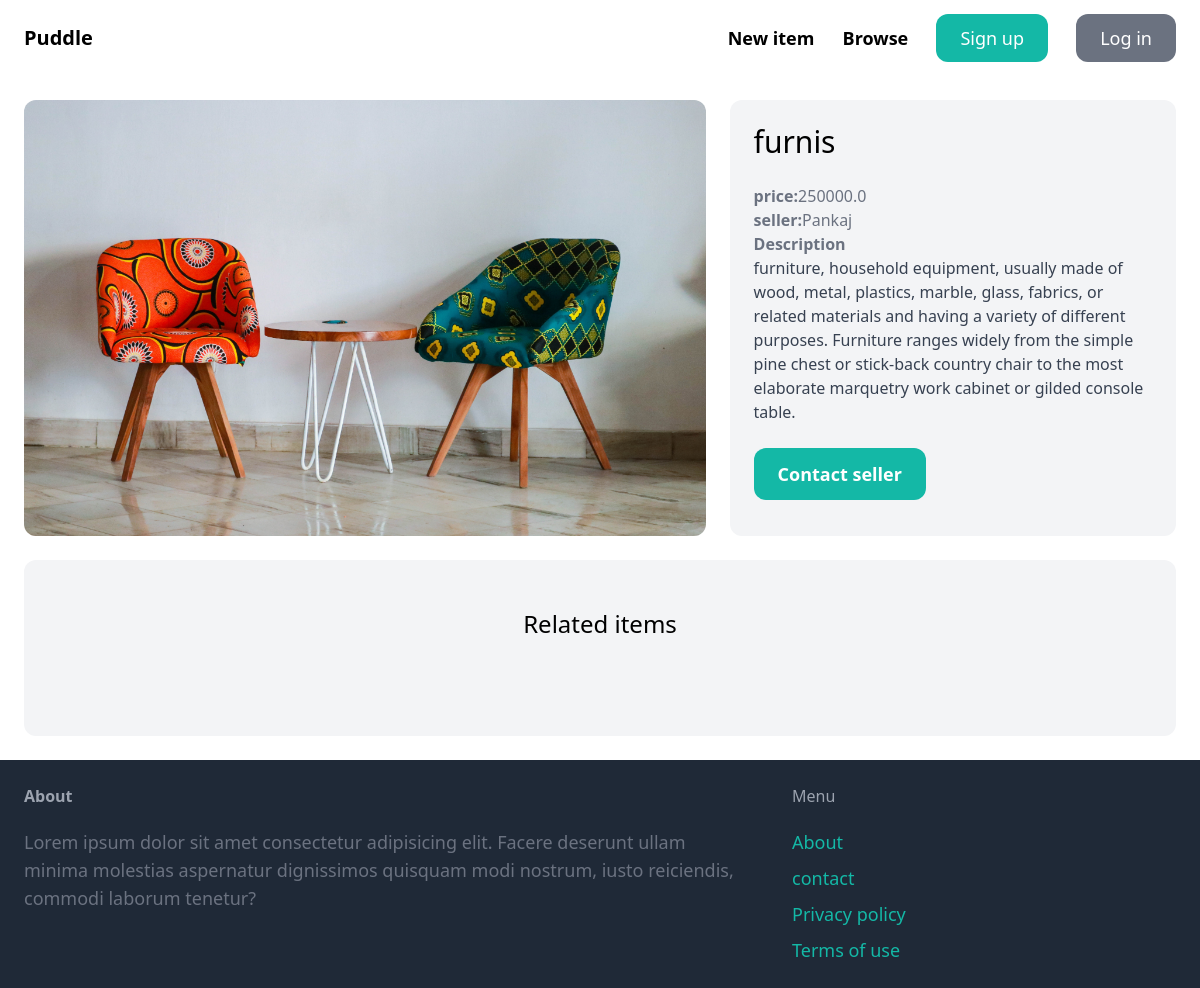
The page /item/6/ on the database its author committed.
### item/models.py (models this page shows, shortened)
class Item(models.Model):
    category=models.ForeignKey(Category,related_name='item',on_delete=models.CASCADE)
    name=models.CharField(max_length=225)
    description=models.TextField(blank=True,null=True)
    price=models.FloatField()
    image=models.ImageField(upload_to='item_images',blank=True,null=True)
    is_sold=models.BooleanField(default=False)
    created_by=models.ForeignKey(User,related_name='items',on_delete=models.CASCADE)
    created_at=models.DateTimeField(auto_now_add=True)

### item/views.py (the view)
# urls.py: path('<int:pk>/',views.detail,name='detail'),
def detail(request,pk):
    item=get_object_or_404(Item,pk=pk)
    related_items=Item.objects.filter(category=item.category,is_sold=False).exclude(pk=pk)[0:3]
    return render(request,'item/detail.html',{'item':item,'related_item':related_items})

### item/templates/item/detail.html (shortened to what this page needs)
{% extends 'core/base.html' %}
{% block content %}
<div class="grid grid-cols-5 gap-6">
    <div class="col-span-3">
        <img src="{{ item.image.url }}" class="rounded-xl">
    </div>
    <div class="col-span-2 p-6 bg-gray-100 rounded-xl">
        <h1 class="mb-6 text-3xl">{{ item.name }}</h1>
        <p class="text-gray-500"><strong>price:</strong>{{ item.price }}</p>
        <p class="text-gray-500"><strong>seller:</strong>{{ item.created_by.username }}</p>
        {% if item.description %}
            <p class="text-gray-700">
                <strong class="text-gray-500">Description</strong><br>
                {{ item.description }}
            </p>
        {% endif %}
        {% if request.user == item.created_by %}
            <div class="mt-6 p-6 bg-white rounded-xl">
                <p>This is your item! </p>
                <a href="{% url 'item:edit' item.id %}" class="inline-block mt-6 px-6 py-3 text-lg font-semibold bg-teal-500 text-white rounded-xl">Edit</a>
                <a href="{% url 'item:delete' item.id %}" class="inline-block mt-6 px-6 py-3 text-lg font-semibold bg-red-500 text-white rounded-xl">Delete</a>
            </div>
        {% else %}
            <a href="#" class="inline-block mt-6 px-6 py-3 text-lg font-semibold bg-teal-500 text-white rounded-xl hover:bg-teal-700">Contact seller</a>
        {%  endif %}
    </div>
</div>
<div class="mt-6 px-6 py-12 bg-gray-100 rounded-xl">
    <h2 class="mb-12 text-2xl text-center">Related items</h2>
</div>
{% endblock %}

### core/templates/core/base.html (shortened to what this page needs)
<!DOCTYPE html>
<html lang="en">
<head>
    <script src="https://cdn.tailwindcss.com/3.3.0"></script>
</head>
<body>
    <nav class="py-6 px-6 flex justify-between items-center border-gray-200">
        <a href="/" class="text-xl font-semibold ">Puddle</a>
        <div class="space-x-6">
            <a href="{% url 'item:new' %}" class="text-lg font-semibold hover:text-gray-500">New item</a>
            <a href="{% url 'item:items' %}" class="text-lg font-semibold hover:text-gray-500">Browse</a>
            {% if request.user.is_authenticated %}
                <a href="#" class="px-6 py-3 text-lg font-semisolid bg-teal-500 text-white rounded-xl hover:bg-teal-700">Inbox</a>
                <a href="{% url 'dashboard:index' %}" class="px-6 py-3 text-lg font-semisolid bg-gray-500 text-white rounded-xl hover:bg-gray-700">Dashboard</a>
            {% else %}
                <a href="{% url 'core:signup' %}" class="px-6 py-3 text-lg font-semisolid bg-teal-500 text-white rounded-xl hover:bg-teal-700">Sign up</a>
                <a href="{% url 'core:login' %}" class="px-6 py-3 text-lg font-semisolid bg-gray-500 text-white rounded-xl hover:bg-gray-700">Log in</a>
            {% endif %}
        </div>
    </nav>
    <div class="px-6 py-6">
        {% block content %}
        {% endblock %}
    </div>
    <footer class="py-6 px-6 flex justify-between bg-gray-800">
        <div class="w-2/3 pr-10">
            <h3 class="mb-5 font-semibold text-gray-400">About</h3>
            <p class="text-lg text-gray-500">Lorem ipsum dolor sit amet consectetur adipisicing elit. Facere deserunt ullam minima molestias aspernatur dignissimos quisquam modi nostrum, iusto reiciendis, commodi laborum tenetur?</p>
        </div>
        <div class="w-1/3">
            <h3 class="mb-5 font-semisolid text-gray-400">Menu</h3>
            <ul class="space-y-2">
                <li><a href="#" class="text-lg text-teal-500 hover:text-teal-700">About</a></li>
                <li><a href="{% url 'core:contact' %}" class="text-lg text-teal-500 hover:text-teal-700">contact</a></li>
                <li><a href="#" class="text-lg text-teal-500 hover:text-teal-700">Privacy policy</a></li>
                <li><a href="#" class="text-lg text-teal-500 hover:text-teal-700">Terms of use</a></li>
            </ul>
        </div>
    </footer>
</body>
</html>

### rows shown on the page
Item: image (picture), name "furnis", price "250000.0", created_by.username "Pankaj", description "furniture, household equipment, usually made of wood, metal, plastics, marble, glass, fabrics, or related materials and having a variety of different purposes. Furniture ranges widely from the simple pine chest or stick-back country chair to the most elaborate marquetry work cabinet or gilded console table."
